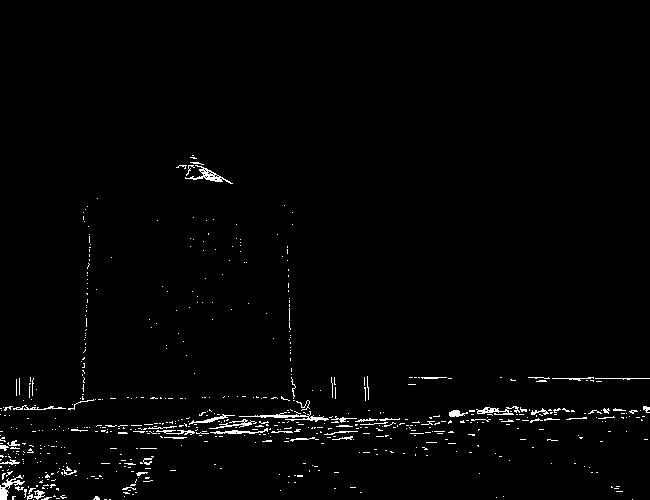
#> input picture imageTools/vinylIms/010 white.jpg, 650 x 500 px
$ python stippler.py '../imageTools/vinylIms/010 white.jpg'   (older library calls are emulated)
#> lines starting #> are read from the running program, lines starting #| are printed output that depends on the picture
#! /usr/bin/env python3
# -----------------------------------------------------------------------------
# Weighted Voronoi Stippler
# Copyright (2017) Nicolas P. Rougier - BSD license
#
# Implementation of:
#   Weighted Voronoi Stippling, Adrian Secord
#   Symposium on Non-Photorealistic Animation and Rendering (NPAR), 2002
# -----------------------------------------------------------------------------
# Some usage examples
#
# stippler.py boots.jpg --save --force --n_point 20000 --n_iter 50
#                       --pointsize 0.5 2.5 --figsize 8 --interactive
# stippler.py plant.png --save --force --n_point 20000 --n_iter 50
#                       --pointsize 0.5 1.5 --figsize 8
# stippler.py gradient.png --save --force --n_point 5000 --n_iter 50
#                          --pointsize 1.0 1.0 --figsize 6
# -----------------------------------------------------------------------------
# usage: stippler.py [-h] [--n_iter n] [--n_point n] [--epsilon n]
#                    [--pointsize min,max) (min,max] [--figsize w,h] [--force]
#                    [--save] [--display] [--interactive]
#                    image filename
#
# Weighted Vororonoi Stippler
#
# positional arguments:
#   image filename        Density image filename
#
# optional arguments:
#   -h, --help            show this help message and exit
#   --n_iter n            Maximum number of iterations
#   --n_point n           Number of points
#   --epsilon n           Early stop criterion
#   --pointsize (min,max) (min,max)
#                         Point mix/max size for final display
#   --figsize w,h         Figure size
#   --force               Force recomputation
#   --save                Save computed points
#   --display             Display final result
#   --interactive         Display intermediate results (slower)
# -----------------------------------------------------------------------------
import tqdm
import voronoi
import os.path
import scipy.misc
import scipy.ndimage
import numpy as np

def normalize(D):
    Vmin, Vmax = D.min(), D.max()
    if Vmax - Vmin > 1e-5:
        D = (D-Vmin)/(Vmax-Vmin)
    else:
        D = np.zeros_like(D)
    return D


def initialization(n, D):
    """
    Return n points distributed over [xmin, xmax] x [ymin, ymax]
    according to (normalized) density distribution.

    with xmin, xmax = 0, density.shape[1]
         ymin, ymax = 0, density.shape[0]

    The algorithm here is a simple rejection sampling.
    """

    samples = []
    while len(samples) < n:
        # X = np.random.randint(0, density.shape[1], 10*n)
        # Y = np.random.randint(0, density.shape[0], 10*n)
        X = np.random.uniform(0, density.shape[1], 10*n)
        Y = np.random.uniform(0, density.shape[0], 10*n)
        P = np.random.uniform(0, 1, 10*n)
        index = 0
        while index < len(X) and len(samples) < n:
            x, y = X[index], Y[index]
            x_, y_ = int(np.floor(x)), int(np.floor(y))
            if P[index] < D[y_, x_]:
                samples.append([x, y])
            index += 1
    return np.array(samples)


if __name__ == '__main__':
    import argparse
    import matplotlib.pyplot as plt
    from matplotlib.animation import FuncAnimation

    default = {
        "n_point": 25000,
        "n_iter": 50,
        "threshold": 255,
        "force": True,
        "save": True,
        "figsize": 6,
        "display": False,
        "interactive": False,
        "pointsize": (1.0, 5),
    }

    description = "Weighted Vororonoi Stippler"
    parser = argparse.ArgumentParser(description=description)
    parser.add_argument('filename', metavar='image filename', type=str,
                        help='Density image filename ')
    parser.add_argument('--n_iter', metavar='n', type=int,
                        default=default["n_iter"],
                        help='Maximum number of iterations')
    parser.add_argument('--n_point', metavar='n', type=int,
                        default=default["n_point"],
                        help='Number of points')
    parser.add_argument('--pointsize', metavar='(min,max)', type=float,
                        nargs=2, default=default["pointsize"],
                        help='Point mix/max size for final display')
    parser.add_argument('--figsize', metavar='w,h', type=int,
                        default=default["figsize"],
                        help='Figure size')
    parser.add_argument('--force', action='store_true',
                        default=default["force"],
                        help='Force recomputation')
    parser.add_argument('--threshold', metavar='n', type=int,
                        default=default["threshold"],
                        help='Grey level threshold')
    parser.add_argument('--save', action='store_true',
                        default=default["save"],
                        help='Save computed points')
    parser.add_argument('--display', action='store_true',
                        default=default["display"],
                        help='Display final result')
    parser.add_argument('--interactive', action='store_true',
                        default=default["interactive"],
                        help='Display intermediate results (slower)')
    args = parser.parse_args()

    filename = args.filename
    density = scipy.misc.imread(filename, flatten=True, mode='L')
#> density: shape (500, 650) float32; min 0, max 255, mean 4.3

    # We want (approximately) 500 pixels per voronoi region
    zoom = (args.n_point * 500) / (density.shape[0]*density.shape[1])
#> zoom = 38.46
    zoom = int(round(np.sqrt(zoom)))
#> zoom = 6
    density = scipy.ndimage.zoom(density, zoom, order=0)
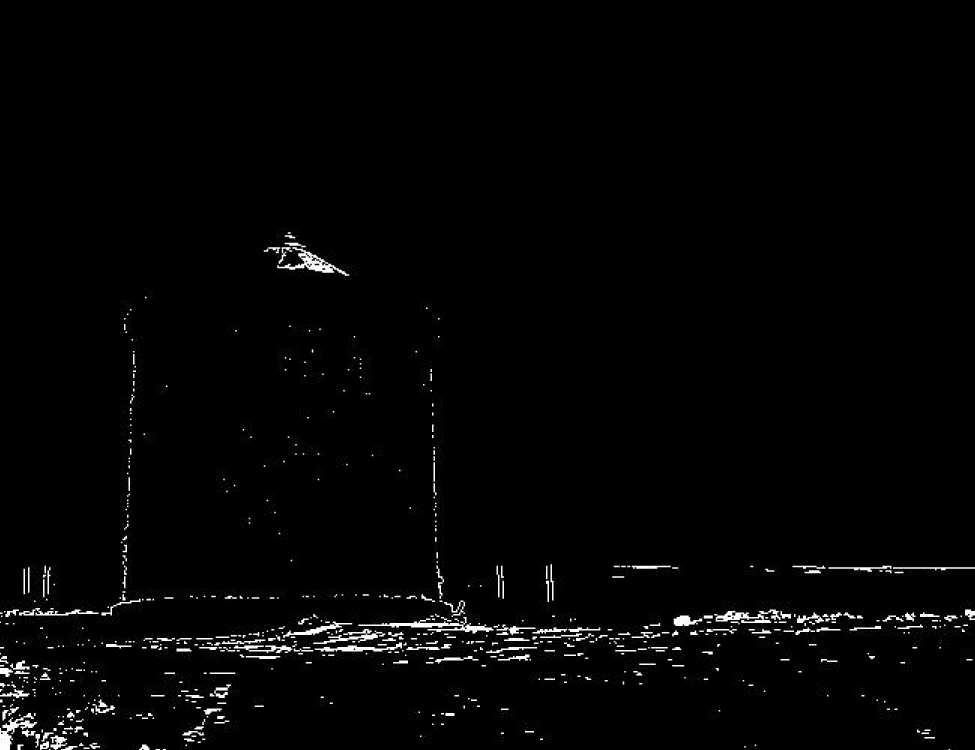
#> density: shape (3000, 3900) float32 (shown at 1/4 size); min 0, max 255, mean 4.3
    # Apply threshold onto image
    # Any color > threshold will be white
    density = np.minimum(density, args.threshold)

    density = 1.0 - normalize(density)
#> in normalize, `Vmin, Vmax = D.min(), D.max()`: Vmin = 0; Vmax = 255
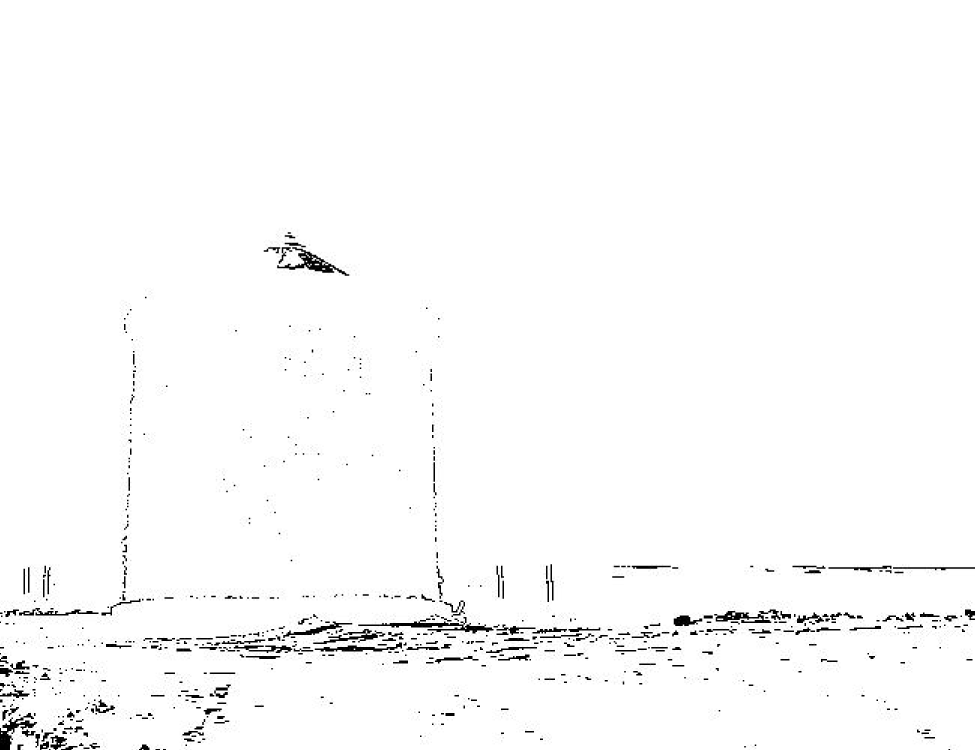
#> density: shape (3000, 3900) float32 (shown at 1/4 size); min 0, max 1, mean 0.983
    density = density[::-1, :]
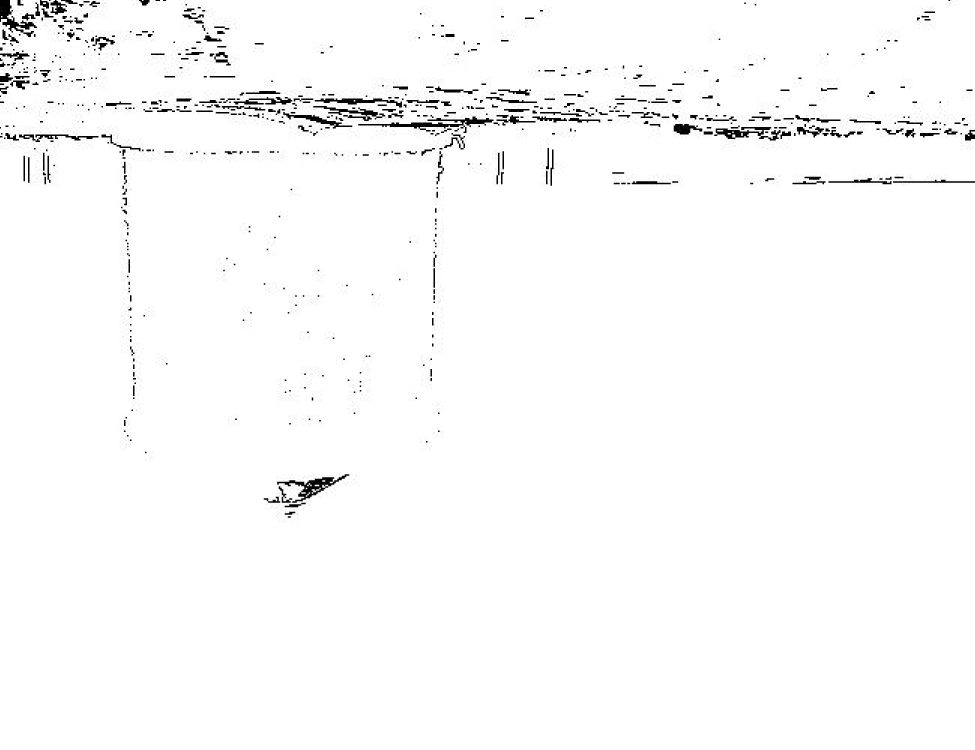
#> density: shape (3000, 3900) float32 (shown at 1/4 size); min 0, max 1, mean 0.983
    density_P = density.cumsum(axis=1)
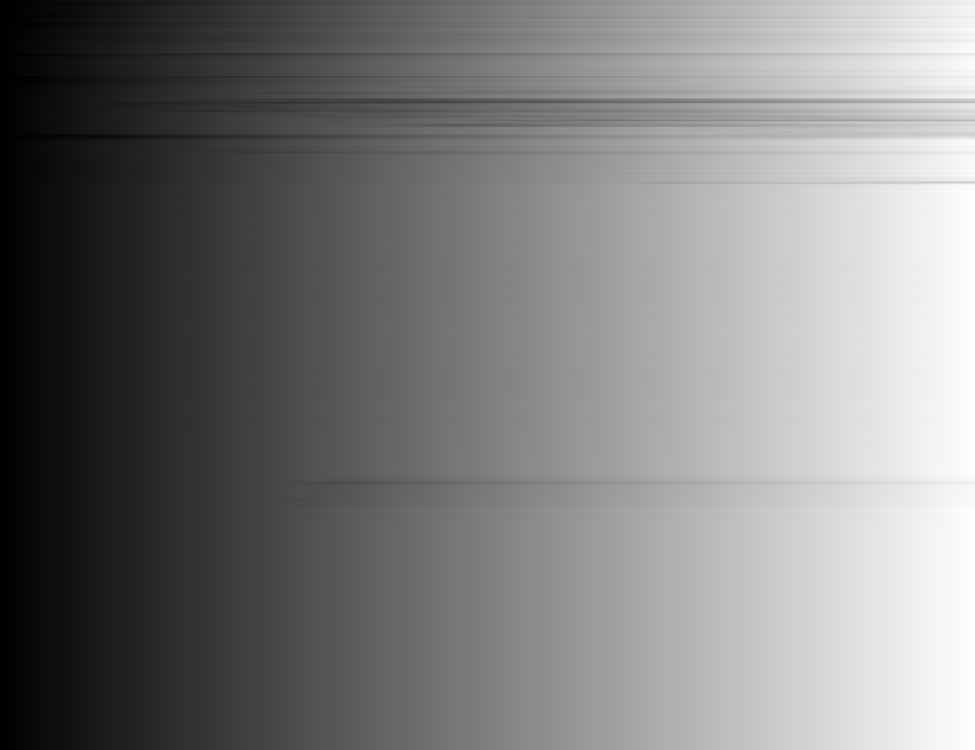
#> density_P: shape (3000, 3900) float32 (shown at 1/4 size); min 0, max 3900, mean 1911.1; drawn with min black and max white
    density_Q = density_P.cumsum(axis=1)
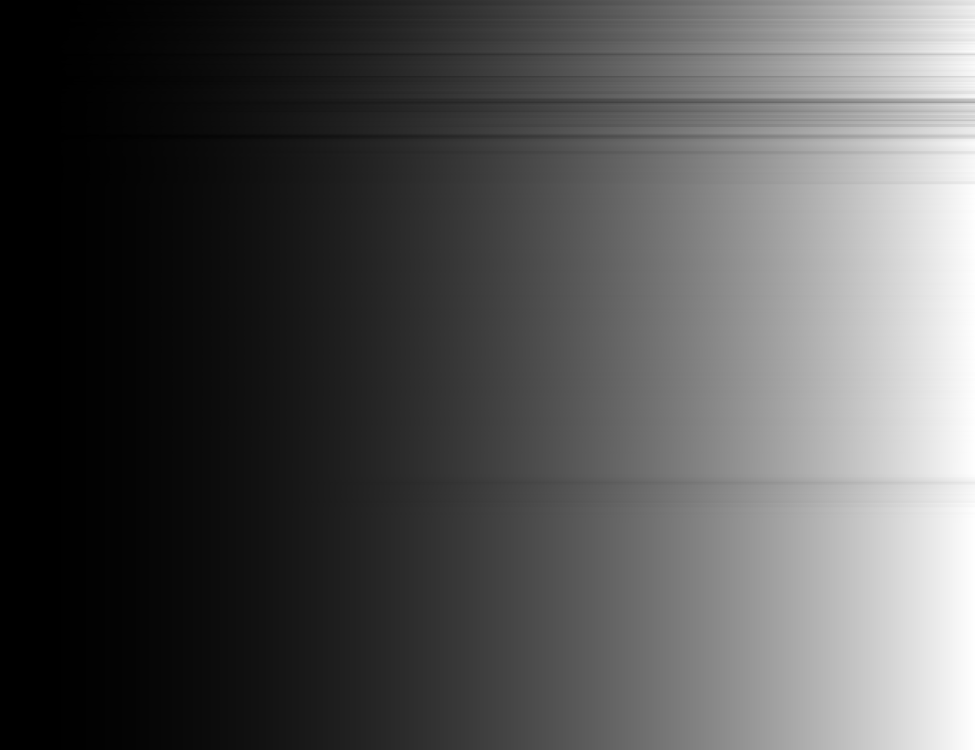
#> density_Q: shape (3000, 3900) float32 (shown at 1/4 size); min 0, max 7606950, mean 2481204.5; drawn with min black and max white

    dirname = os.path.dirname(filename)
    basename = (os.path.basename(filename).split('.'))[0]
    pdf_filename = os.path.join(dirname, basename + "-stipple.pdf")
    png_filename = os.path.join(dirname, basename + "-stipple.png")
    dat_filename = os.path.join(dirname, basename + "-stipple.npy")

    # Initialization
    if not os.path.exists(dat_filename) or args.force:
        points = initialization(args.n_point, density)
#> points = 25000 pairs, first value 0.283 to 3899.9, second value 0.00885 to 3000
        print("Nb points:", args.n_point)
        print("Nb iterations:", args.n_iter)
    else:
        points = np.load(dat_filename)
        print("Nb points:", len(points))
        print("Nb iterations: -")
    print("Density file: %s (resized to %dx%d)" % (
          filename, density.shape[1], density.shape[0]))
#| Density file: ../imageTools/vinylIms/010 white.jpg (resized to 3900x3000)
    print("Output file (PDF): %s " % pdf_filename)
    print("            (PNG): %s " % png_filename)
    print("            (DAT): %s " % dat_filename)


    xmin, xmax = 0, density.shape[1]
#> xmin = 0; xmax = 3900
    ymin, ymax = 0, density.shape[0]
#> ymin = 0; ymax = 3000
    bbox = np.array([xmin, xmax, ymin, ymax])
#> bbox = [0, 3900, 0, 3000]
    ratio = (xmax-xmin)/(ymax-ymin)
#> ratio = 1.3

    # Interactive display
    if args.interactive:

        # Setup figure
        fig = plt.figure(figsize=(args.figsize, args.figsize/ratio),
                         facecolor="white")
        ax = fig.add_axes([0, 0, 1, 1], frameon=False)
        ax.set_xlim([xmin, xmax])
        ax.set_xticks([])
        ax.set_ylim([ymin, ymax])
        ax.set_yticks([])
        scatter = ax.scatter(points[:, 0], points[:, 1], s=1,
                             facecolor="k", edgecolor="None")

        def update(frame):
            global points
            # Recompute weighted centroids
            regions, points = voronoi.centroids(points, density, density_P, density_Q)

            # Update figure
            Pi = points.astype(int)
            X = np.maximum(np.minimum(Pi[:, 0], density.shape[1]-1), 0)
            Y = np.maximum(np.minimum(Pi[:, 1], density.shape[0]-1), 0)
            sizes = (args.pointsize[0] +
                     (args.pointsize[1]-args.pointsize[0])*density[Y, X])
            scatter.set_offsets(points)
            scatter.set_sizes(sizes)
            bar.update()

            # Save result at last frame
            if (frame == args.n_iter-2 and
                      (not os.path.exists(dat_filename) or args.save)):
                np.save(dat_filename, points)
                plt.savefig(pdf_filename)
                plt.savefig(png_filename)

        bar = tqdm.tqdm(total=args.n_iter)
        animation = FuncAnimation(fig, update,
                                  repeat=False, frames=args.n_iter-1)
        plt.show()

    elif not os.path.exists(dat_filename) or args.force:
        for i in tqdm.trange(args.n_iter):
#> (the run stopped early here; a loop or call above may not have finished)

$ run again, on imageTools/vinylIms/050 dark blue.jpg
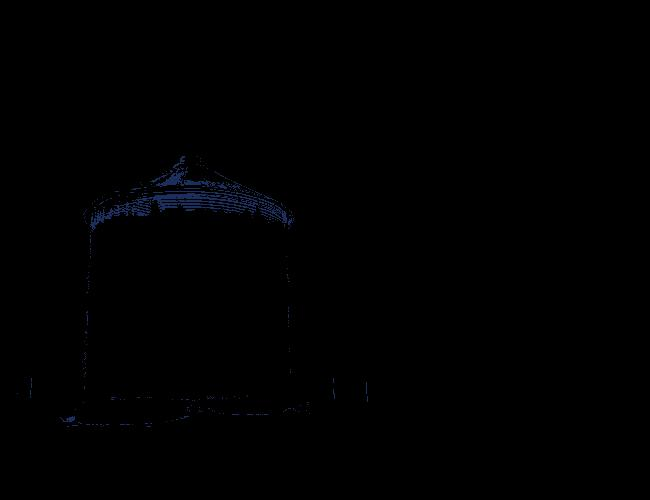
#> input picture imageTools/vinylIms/050 dark blue.jpg, 650 x 500 px
#> Vmin = 0; Vmax = 70.07
#> `density_P = density.cumsum(axis=1)`:
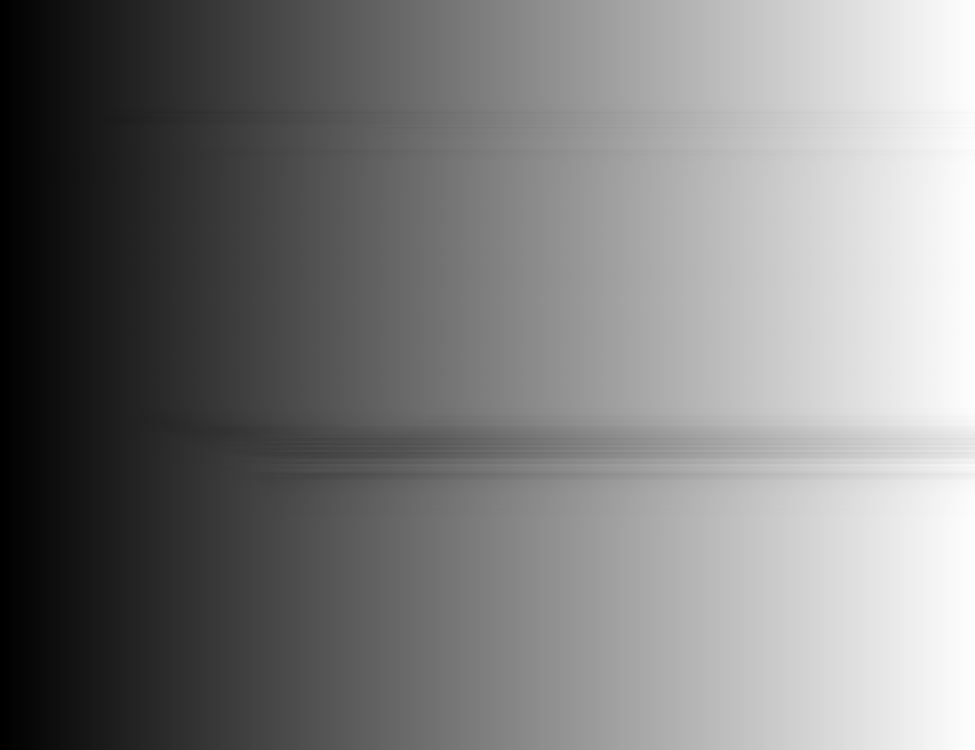
#> density_P: shape (3000, 3900) float32 (shown at 1/4 size); min 1, max 3900, mean 1931; drawn with min black and max white
#> `density_Q = density_P.cumsum(axis=1)`:
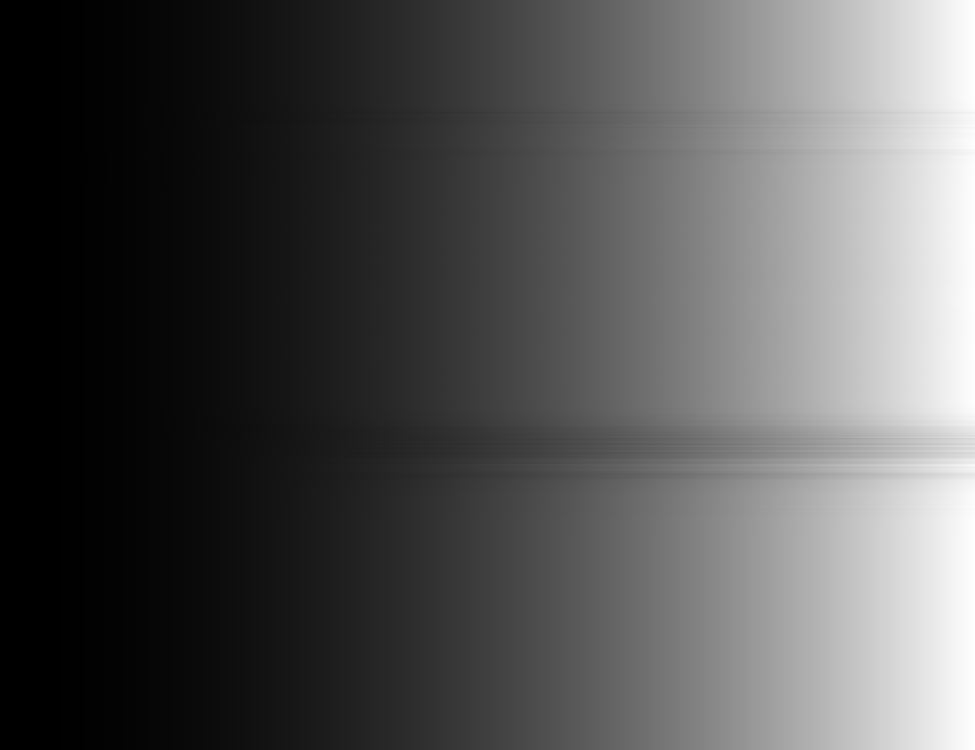
#> density_Q: shape (3000, 3900) float32 (shown at 1/4 size); min 1, max 7606950, mean 2509319; drawn with min black and max white
#> points = 25000 pairs, first value 0.283 to 3899.9, second value 0.00885 to 3000
#| Density file: ../imageTools/vinylIms/050 dark blue.jpg (resized to 3900x3000)
